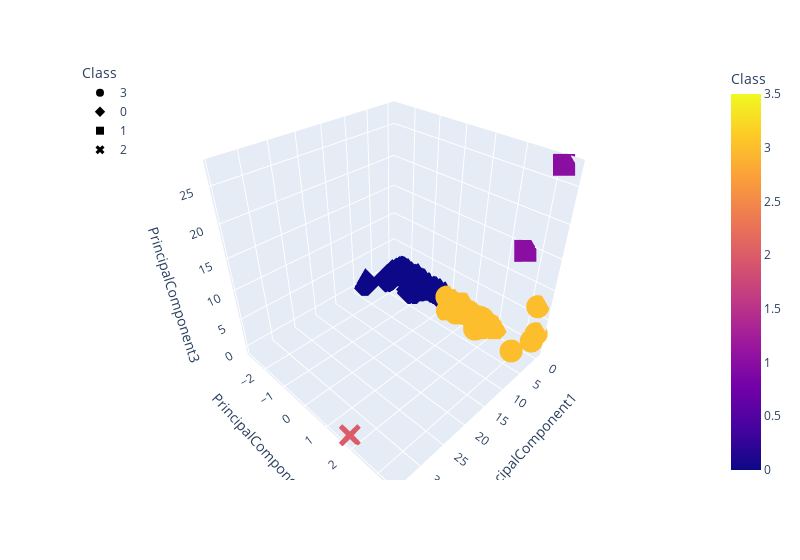

Here is the notebook cell this chart was saved with:
### Markdown cell above
### Deliverable 4: Visualizing Cryptocurrencies Results

#### 3D-Scatter with Clusters

### Code cell
# Creating a 3D-Scatter with the PCA data and the clusters
Cluster_3D_fig = px.scatter_3d(
    clustered_df,
    x="PrincipalComponent1",
    y="PrincipalComponent2",
    z="PrincipalComponent3",
    color="Class",
    symbol="Class",
    width=800,
    hover_name="CoinName",
    hover_data=["Algorithm"]
)

Cluster_3D_fig.update_layout(legend=dict(x=0,y=1))
Cluster_3D_fig

### Figure 1 — Plotly figure (JSON) as saved in the notebook; plotly's stock layout.template omitted (floating-point values rounded to 4 significant figures; data arrays with more than 128 entries replaced by an {"elided": "..."} marker saying what was removed)
{"data": [{"customdata": {"elided": "290x1 str values"}, "hovertemplate": "<b>%{hovertext}</b><br><br>Class=%{marker.color}<br>PrincipalComponent1=%{x}<br>PrincipalComponent2=%{y}<br>PrincipalComponent3=%{z}<br>Algorithm=%{customdata[0]}<extra></extra>", "hovertext": {"elided": "290 str values"}, "legendgroup": "3", "marker": {"color": {"elided": "290 int values"}, "coloraxis": "coloraxis", "symbol": "circle"}, "mode": "markers", "name": "3", "scene": "scene", "showlegend": true, "type": "scatter3d", "x": {"elided": "290 float values"}, "y": {"elided": "290 float values"}, "z": {"elided": "290 float values"}}, {"customdata": {"elided": "239x1 str values"}, "hovertemplate": "<b>%{hovertext}</b><br><br>Class=%{marker.color}<br>PrincipalComponent1=%{x}<br>PrincipalComponent2=%{y}<br>PrincipalComponent3=%{z}<br>Algorithm=%{customdata[0]}<extra></extra>", "hovertext": {"elided": "239 str values"}, "legendgroup": "0", "marker": {"color": {"elided": "239 int values"}, "coloraxis": "coloraxis", "symbol": "diamond"}, "mode": "markers", "name": "0", "scene": "scene", "showlegend": true, "type": "scatter3d", "x": {"elided": "239 float values"}, "y": {"elided": "239 float values"}, "z": {"elided": "239 float values"}}, {"customdata": [["Proof-of-BibleHash"], ["SHA-256 + Hive"]], "hovertemplate": "<b>%{hovertext}</b><br><br>Class=%{marker.color}<br>PrincipalComponent1=%{x}<br>PrincipalComponent2=%{y}<br>PrincipalComponent3=%{z}<br>Algorithm=%{customdata[0]}<extra></extra>", "hovertext": ["BiblePay", "LitecoinCash"], "legendgroup": "1", "marker": {"color": [1, 1], "coloraxis": "coloraxis", "symbol": "square"}, "mode": "markers", "name": "1", "scene": "scene", "showlegend": true, "type": "scatter3d", "x": [-0.1578, -0.3674], "y": [2.586, 3.191], "z": [14.64, 27.36]}, {"customdata": [["TRC10"]], "hovertemplate": "<b>%{hovertext}</b><br><br>Class=%{marker.color}<br>PrincipalComponent1=%{x}<br>PrincipalComponent2=%{y}<br>PrincipalComponent3=%{z}<br>Algorithm=%{customdata[0]}<extra></extra>", "hovertext": ["BitTorrent"], "legendgroup": "2", "marker": {"color": [2], "coloraxis": "coloraxis", "symbol": "x"}, "mode": "markers", "name": "2", "scene": "scene", "showlegend": true, "type": "scatter3d", "x": [34.2], "y": [1.767], "z": [-0.6483]}], "layout": {"coloraxis": {"colorbar": {"title": {"text": "Class"}}, "colorscale": [[0, "#0d0887"], [0.1111, "#46039f"], [0.2222, "#7201a8"], [0.3333, "#9c179e"], [0.4444, "#bd3786"], [0.5556, "#d8576b"], [0.6667, "#ed7953"], [0.7778, "#fb9f3a"], [0.8889, "#fdca26"], [1, "#f0f921"]]}, "legend": {"title": {"text": "Class"}, "tracegroupgap": 0, "x": 0, "y": 1}, "margin": {"t": 60}, "scene": {"domain": {"x": [0, 1], "y": [0, 1]}, "xaxis": {"title": {"text": "PrincipalComponent1"}}, "yaxis": {"title": {"text": "PrincipalComponent2"}}, "zaxis": {"title": {"text": "PrincipalComponent3"}}}, "width": 800}}
